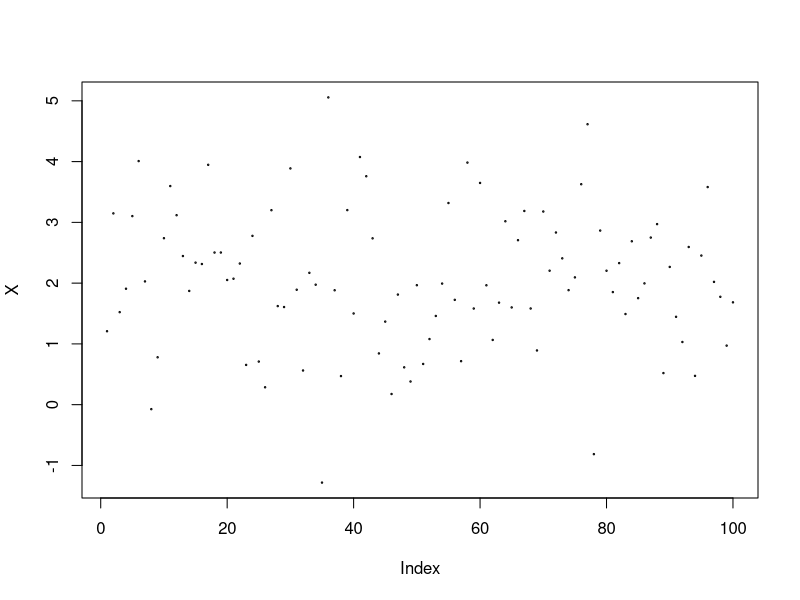
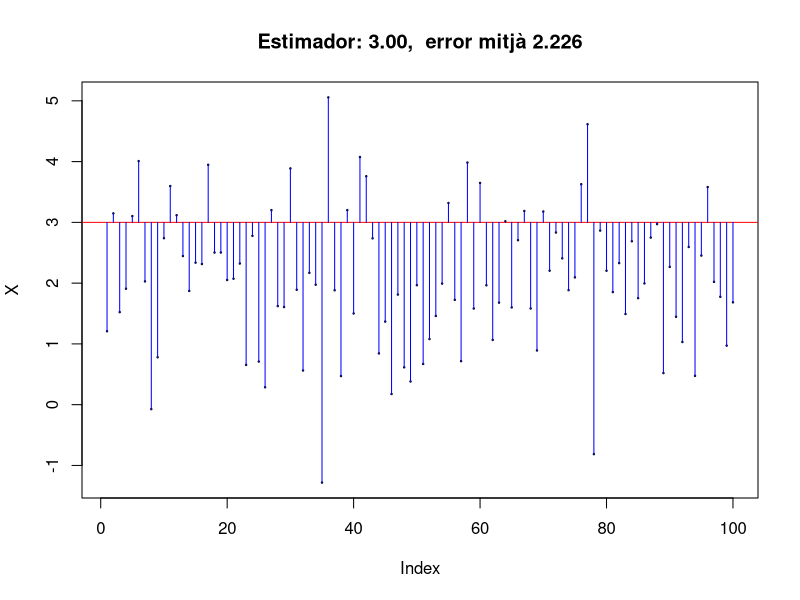
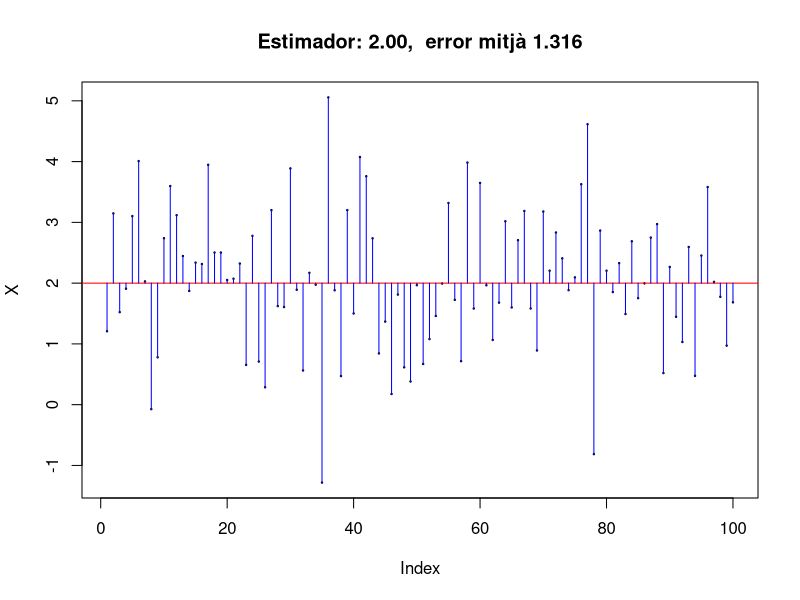
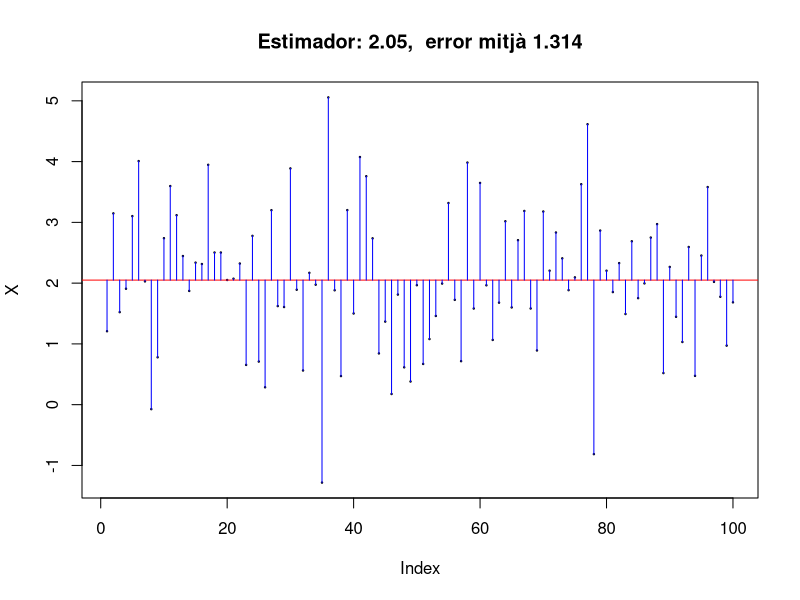

The R script that drew these images, in order:
## ---- chunk 1
n = 100
X = rnorm(n, mean=2)
## ---- chunk 2
plot(X, cex=0.2, main='')
## ---- chunk 3
M = 3
MSError = sum((X-M)^2) / (n-1)
plot(X, cex=0.2, main=sprintf('Estimador: %.2f,  error mitjà %.3f', M, MSError))
abline(h=M, col='red')
segments(x0 = 1:n, x1 = 1:n, y0 = M, y = X, col='blue')
## ---- chunk 4
M = 2
MSError = sum((X-M)^2) / (n-1)
plot(X, cex=0.2, main=sprintf('Estimador: %.2f,  error mitjà %.3f', M, MSError))
abline(h=M, col='red')
segments(x0 = 1:n, x1 = 1:n, y0 = M, y = X, col='blue')
## ---- chunk 5
M = mean(X)
MSError = sum((X-M)^2) / (n-1)
plot(X, cex=0.2, main=sprintf('Estimador: %.2f,  error mitjà %.3f', M, MSError))
abline(h=M, col='red')
segments(x0 = 1:n, x1 = 1:n, y0 = M, y = X, col='blue')
